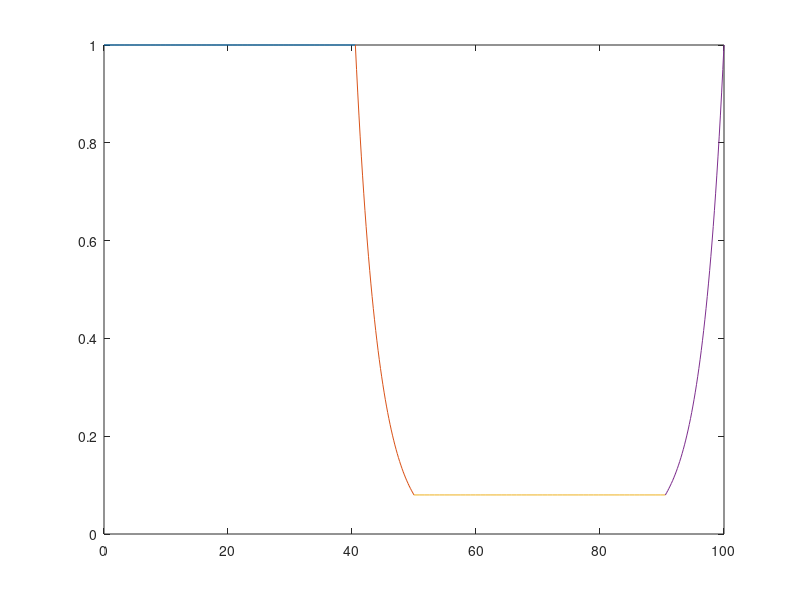
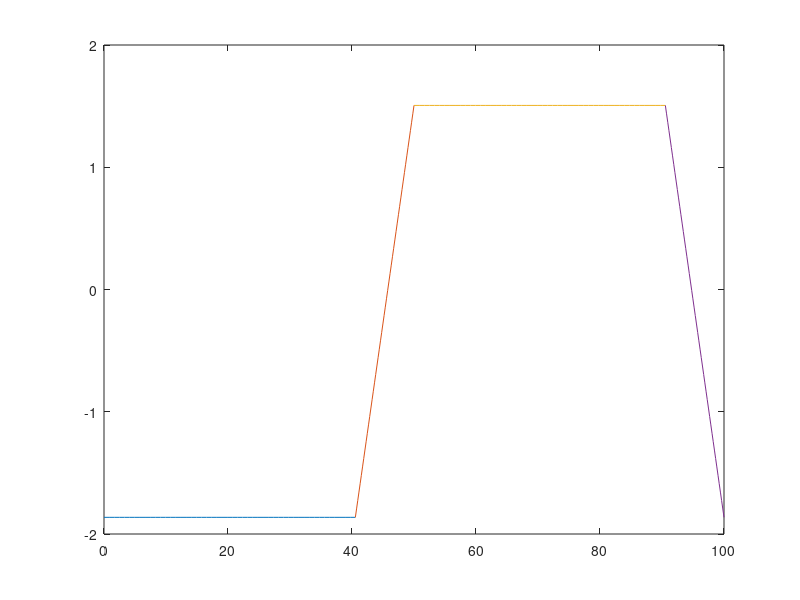

Here is the MATLAB script that generated these plots, in order:
% checking graphs for Mo

% parameters
d = 45;
L = (2*d)/cosd(6);
lambda = 13.5;
delta = .08;
beta = .06;
n2 = 1 + delta;
E0 = 1;
pitch = 100;
halfPitch = pitch/2;

% setting the x-axis
x1 = linspace(0, halfPitch-(2*d*tand(6)), 50);
x2 = linspace(halfPitch-(2*d*tand(6)), halfPitch, 50);
x3 = linspace(halfPitch, pitch-(2*d*tand(6)), 50);
x4 = linspace(pitch-(2*d*tand(6)), pitch, 50);

%{
path 1
%}

% E field at end of path
E1 = E0*(exp(1i*(2*pi*L)/lambda));

%{
path 2
%}
% parameters
path2a = abs(((L.*sind(6))-abs(x2-(halfPitch-(2*d*tand(6)))))./(sind(6)));
path2b = L - path2a;

% E field at end of path
E2 = E0.*exp(1i.*(((2.*pi.*path2a)./lambda)+((2.*pi.*path2b.*n2)./lambda))).*exp(-((2.*pi.*beta).*path2b)./lambda);

%{
path 3
%}

% E field at end of path
E3 = E0*exp(1i*((2*pi*L*n2)/lambda))*exp(-(2*pi*L*beta)/lambda);

%{
path 4
%}
% parameters
path4a = abs((x4-pitch)./sind(6));
path4b = L - path4a;
E4 = E0.*exp(1i.*(((2.*pi.*path4a.*n2)./lambda)+((2.*pi.*path4b)./lambda))).*exp(-(2.*pi.*beta.*path4a)./lambda);

%{
plotting the amplitude
%}

figure(1)
plot(x1, abs(E1)*ones(size(x1)))
hold on
plot(x2, abs(E2))
plot(x3, abs(E3)*ones(size(x3)))
plot(x4, abs(E4))
hold off

%{
plotting the phase
%}

figure(2)
plot(x1, angle(E1)*ones(size(x1))) 
hold on
plot(x2, angle(E2))
plot(x3, angle(E3)*ones(size(x3)))
plot(x4, angle(E4))
hold off







